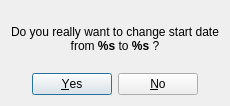
<?xml version="1.0" encoding="UTF-8"?>
<ui version="4.0">
 <class>startDateChangeConfirmationWindow</class>
 <widget class="QDialog" name="startDateChangeConfirmationWindow">
  <property name="windowTitle">
   <string>Change start date?</string>
  </property>
  <property name="windowIcon">
   <iconset>
    <normaloff>images/icon.png</normaloff>images/icon.png</iconset>
  </property>
  <property name="modal">
   <bool>true</bool>
  </property>
  <layout class="QVBoxLayout" name="confirmationLayout">
   <item>
    <widget class="QLabel" name="label">
     <property name="text">
      <string>&lt;br&gt;Do you really want to change start date&lt;br&gt;from &lt;span style=&quot; font-weight: bold&quot;&gt;%s&lt;/span&gt; to &lt;span style=&quot; font-weight: bold&quot;&gt;%s &lt;/span&gt;?&lt;br&gt;</string>
     </property>
     <property name="alignment">
      <set>Qt::AlignCenter</set>
     </property>
    </widget>
   </item>
   <item>
    <widget class="QDialogButtonBox" name="buttonBox">
     <property name="standardButtons">
      <set>QDialogButtonBox::No|QDialogButtonBox::Yes</set>
     </property>
     <property name="centerButtons">
      <bool>true</bool>
     </property>
    </widget>
   </item>
  </layout>
 </widget>
 <resources/>
 <connections>
  <connection>
   <sender>buttonBox</sender>
   <signal>accepted()</signal>
   <receiver>startDateChangeConfirmationWindow</receiver>
   <slot>accept()</slot>
   <hints>
    <hint type="sourcelabel">
     <x>20</x>
     <y>20</y>
    </hint>
    <hint type="destinationlabel">
     <x>20</x>
     <y>20</y>
    </hint>
   </hints>
  </connection>
  <connection>
   <sender>buttonBox</sender>
   <signal>rejected()</signal>
   <receiver>startDateChangeConfirmationWindow</receiver>
   <slot>reject()</slot>
   <hints>
    <hint type="sourcelabel">
     <x>20</x>
     <y>20</y>
    </hint>
    <hint type="destinationlabel">
     <x>20</x>
     <y>20</y>
    </hint>
   </hints>
  </connection>
 </connections>
</ui>
